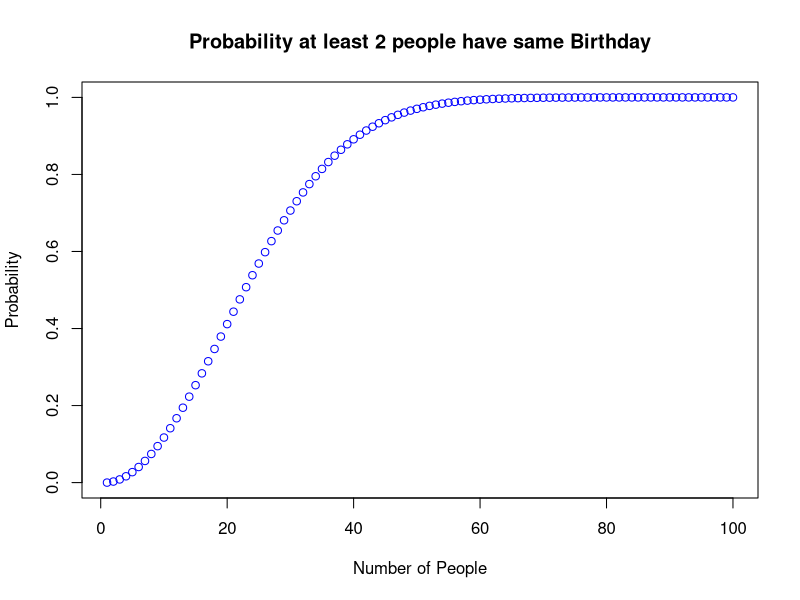

Reproduce this figure in R.
k <- 17  # number of people in room
p <- numeric(k)  # create numeric vector to store probabilities
for (i in 1:k)      {
  q <- 1 - (0:(i - 1))/365  # 1 - prob(no matches)
  p[i] <- 1 - prod(q)  }
prob <- p[k]
prob


k <- 17 # number of people
sims <- 10000 # number of simulations
event <- 0 # counter
for (i in 1:sims) {
  days <- sample(1:365, k, replace = TRUE)
  days.unique <- unique(days) # unique birthdays
  if (length(days.unique) < k) {
    event <- event + 1 } }
event / sims





k <- 100  # number of people in room
p <- numeric(k)  # create numeric vector to store probabilities
for (i in 1:k)      {
  q <- 1 - (0:(i - 1))/365  # 1 - prob(no matches)
  p[i] <- 1 - prod(q)  }
plot(p, main="Probability at least 2 people have same Birthday", xlab ="Number of People", ylab = "Probability", col="blue")  